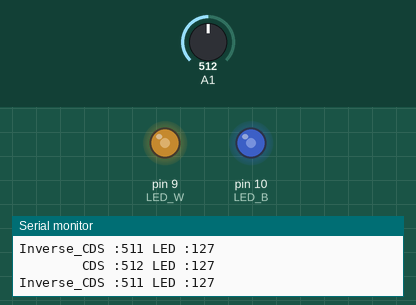
Simulated run of this sketch. Board: Arduino Uno, built with avr-gcc and run on an emulated ATmega328P. Parts: output pins drawn as LEDs (lit = HIGH), the last lines printed to the serial monitor. The inputs (shaded band) are chosen by the test bench; at power-on: A1 = 512.

Above: at 1.8 s.
1.9 s: A1 set to 716
At 3.2 s:
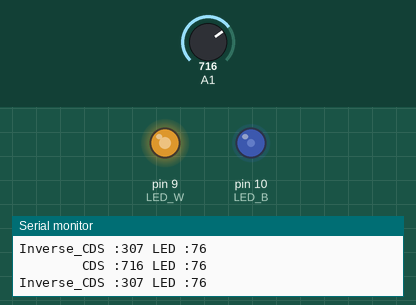
3.5 s: A1 set to 900
At 4.8 s:
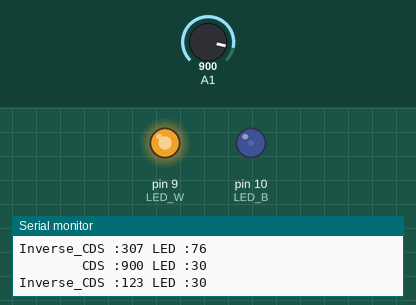
5.5 s: A1 set to 1023
At 6.4 s:
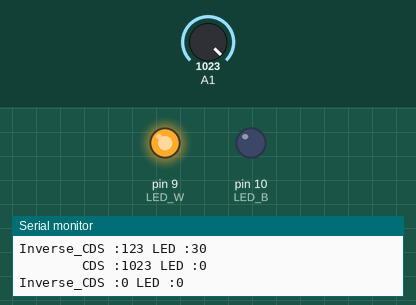
7.5 s: A1 set to 306
At 9.2 s:
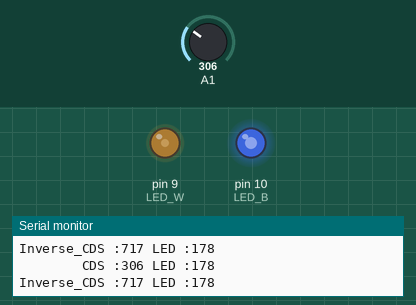
9.5 s: A1 set to 122
At 10.8 s:
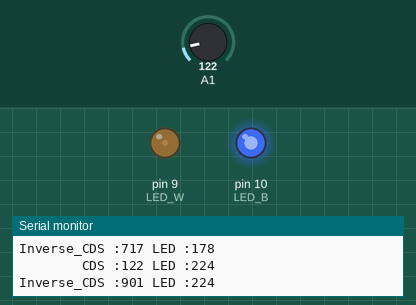
11.5 s: A1 set to 511
At 12.5 s:
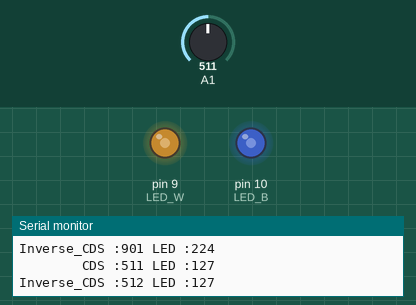
Timing chart, 0 to 14.5 s (numbered marks = the images above; inputs shaded):
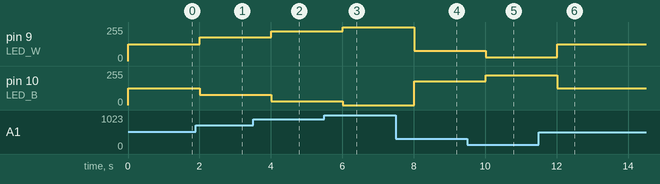

The sketch:

ex12-1.ino
```cpp
int LED_W=9 ;
int LED_B=10;

void setup() {
Serial.begin(9600);
pinMode(LED_W, OUTPUT);
pinMode(LED_B, OUTPUT);
}

void loop() {
int CDS, Inverse_CDS, mapping1, mapping2;
String echoStr="";

CDS = analogRead(A1);
Inverse_CDS = 1023-CDS ;
mapping1 = map(CDS, 0, 1023, 0, 255);
mapping2 = map(Inverse_CDS, 0, 1023, 0, 255);
analogWrite(LED_W, mapping1);
analogWrite(LED_B, mapping2);

echoStr ="        CDS :"+String(        CDS)+ " LED :" +String(mapping2);
Serial.println(echoStr);
echoStr ="Inverse_CDS :"+String(Inverse_CDS)+ " LED :" +String(mapping2);
Serial.println(echoStr);
Serial.println();

delay(1000);
}
```

Measured:
- after the input at 1.9 s, pin 9 (LED_W): 127/255 → 178/255 after 0.10 s; pin 10 (LED_B): 127/255 → 76/255 after 0.10 s
- after the input at 3.5 s, pin 9 (LED_W): 178/255 → 224/255 after 0.51 s; pin 10 (LED_B): 76/255 → 30/255 after 0.51 s
- after the input at 5.5 s, pin 9 (LED_W): 224/255 → 255/255 after 0.51 s; pin 10 (LED_B): 30/255 → 0/255 after 0.51 s
- after the input at 7.5 s, pin 9 (LED_W): 255/255 → 76/255 after 0.51 s; pin 10 (LED_B): 0/255 → 178/255 after 0.51 s
- after the input at 9.5 s, pin 9 (LED_W): 76/255 → 30/255 after 0.51 s; pin 10 (LED_B): 178/255 → 224/255 after 0.51 s
- after the input at 11.5 s, pin 9 (LED_W): 30/255 → 127/255 after 0.52 s; pin 10 (LED_B): 224/255 → 127/255 after 0.52 s
